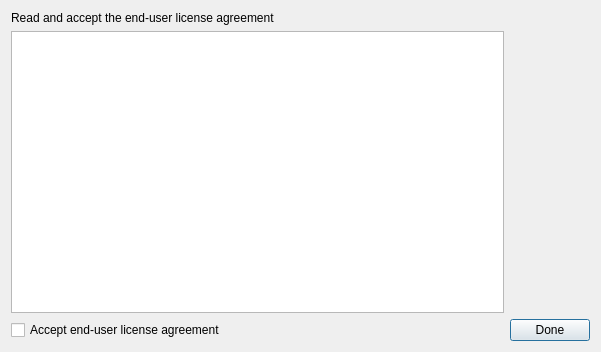
<?xml version="1.0" encoding="UTF-8"?>
<ui version="4.0">
 <class>EulaDialog</class>
 <widget class="QDialog" name="EulaDialog">
  <property name="windowModality">
   <enum>Qt::NonModal</enum>
  </property>
  <property name="geometry">
   <rect>
    <x>0</x>
    <y>0</y>
    <width>601</width>
    <height>352</height>
   </rect>
  </property>
  <property name="windowTitle">
   <string>End-user license agreement</string>
  </property>
  <property name="modal">
   <bool>true</bool>
  </property>
  <layout class="QGridLayout" name="gridLayout_2">
   <item row="0" column="0">
    <layout class="QGridLayout" name="gridLayout" columnstretch="1,0">
     <item row="2" column="0">
      <widget class="QPlainTextEdit" name="eula_plain_text_edit">
       <property name="readOnly">
        <bool>true</bool>
       </property>
      </widget>
     </item>
     <item row="5" column="1">
      <widget class="QPushButton" name="done_button">
       <property name="text">
        <string>Done</string>
       </property>
       <property name="default">
        <bool>true</bool>
       </property>
      </widget>
     </item>
     <item row="0" column="0">
      <widget class="QLabel" name="label">
       <property name="text">
        <string>&lt;html&gt;&lt;head/&gt;&lt;body&gt;&lt;p&gt;Read and accept the end-user license agreement&lt;/p&gt;&lt;/body&gt;&lt;/html&gt;</string>
       </property>
      </widget>
     </item>
     <item row="5" column="0">
      <widget class="QCheckBox" name="accept_checkbox">
       <property name="text">
        <string>Accept end-user license agreement</string>
       </property>
      </widget>
     </item>
    </layout>
   </item>
  </layout>
 </widget>
 <resources/>
 <connections/>
</ui>
